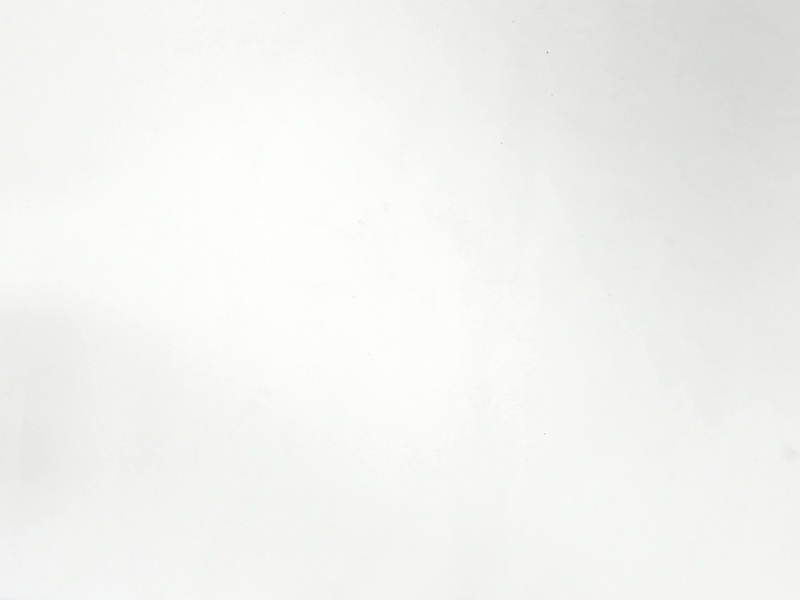
#> input picture dataset_generator/Picture 707.jpg, 800 x 600 px, given in place of the camera
$ python 'saliency test.py'
#> lines starting #> are read from the running program, lines starting #| are printed output that depends on the picture; after the words box and inside, x2 and y2 are one past the last pixel; in counts of white or black regions, pixels touching at a corner belong together
from imutils.video import VideoStream
import imutils
import cv2
import time
import numpy as np

# image = cv2.imread('/home/youngdanon/Документы/cv/test/test.jpg')
cap = cv2.VideoCapture('/dev/video0')
saliency = None


def negative(img):
    imagem = cv2.bitwise_not(img)
    return imagem


while True:
    ok, frame = cap.read()
#> frame is the input picture: shape (600, 800, 3); mean B, G, R 240.1, 242.4, 242.1
    frame = cv2.GaussianBlur(frame, (1, 1), 0)
    if not ok:
        continue
    frame = imutils.resize(frame, width=500)
#> frame: shape (375, 500, 3)
    if saliency is None:
        saliency = cv2.saliency.StaticSaliencyFineGrained_create()

    (success, saliencyMap) = saliency.computeSaliency(frame)
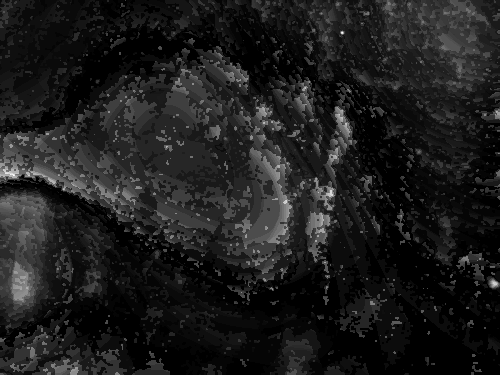
#> saliencyMap: shape (375, 500) float32; min 0, max 1, mean 0.113
#> success = True
    saliencyMap = (saliencyMap * 200).astype('uint8')
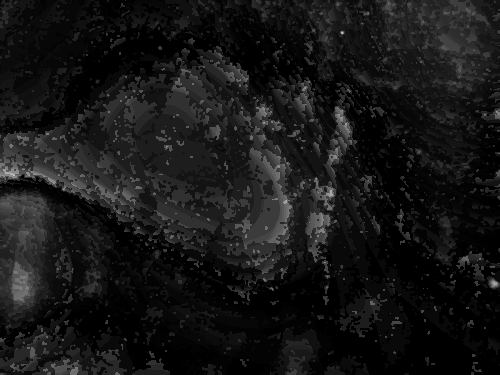
#> saliencyMap: shape (375, 500); min 0, max 200, mean 22.1

    threshMap = cv2.adaptiveThreshold(saliencyMap.astype('uint8'), 255, cv2.ADAPTIVE_THRESH_GAUSSIAN_C,
                                      cv2.THRESH_BINARY,
                                      11, 2)
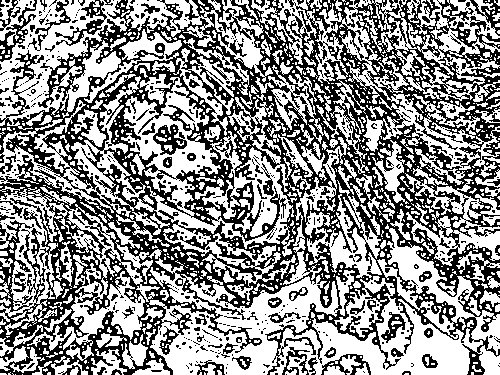
#> threshMap: shape (375, 500); 56% white; 575 black regions (481 under 20 px), largest, box (x1, y1, x2, y2) and area: (0, 0, 500, 375) 71872, (0, 220, 34, 313) 912, (0, 0, 37, 62) 537

    kernel = np.ones((1, 1), 'uint8')
    threshMap = cv2.dilate(threshMap, kernel, iterations=1)
    threshMap = negative(threshMap)

    # _, threshMap = cv2.threshold(saliencyMap, 0, 255, cv2.THRESH_BINARY_INV + cv2.THRESH_OTSU)

    kernel = np.ones((2, 2), 'uint8')
    threshMap = cv2.dilate(threshMap, kernel, iterations=1)
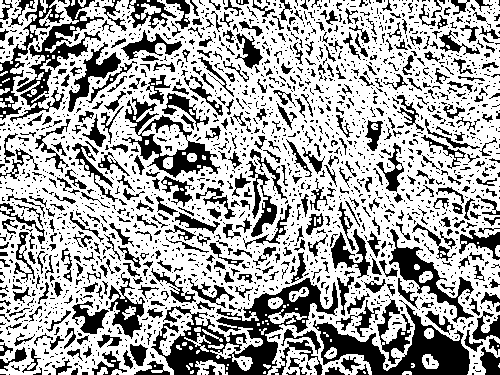
#> threshMap: shape (375, 500); 65.5% white; 2228 black regions (1763 under 20 px)

    contours, _ = cv2.findContours(threshMap, cv2.RETR_EXTERNAL, cv2.CHAIN_APPROX_SIMPLE)
#> contours = 81 contours, 58 with area under 20; largest, box (x1, y1, x2, y2) and area: (0, 0, 500, 375) 161279, (0, 0, 38, 64) 1166, (195, 360, 228, 375) 224, (268, 309, 307, 324) 199, (422, 354, 439, 369) 166

    cont_rects = list(map(cv2.boundingRect, contours))
#> cont_rects = 81 items, first 6: (402, 371, 10, 4), (363, 371, 3, 3), (263, 371, 3, 3), (190, 370, 4, 4), (226, 367, 2, 3), (97, 367, 11, 8)
    for contour_idx in range(len(contours)):
        if cv2.contourArea(contours[contour_idx]) > 1000:
            cv2.drawContours(frame, contours, contour_idx,  (255, 255, 0), 2)
            x, y, w, h = cont_rects[contour_idx]
            cv2.rectangle(frame, (x, y), (x + w, y + h), (255, 0, 0), 3)
#> this loop made 81 passes
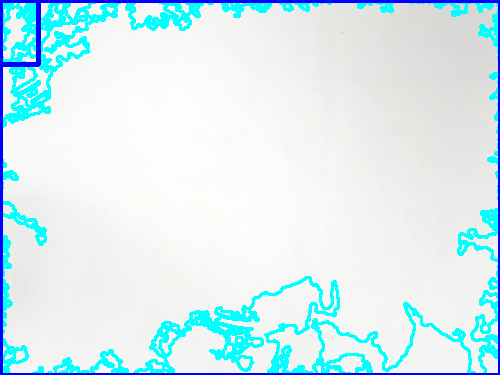
#> frame: shape (375, 500, 3); mean B, G, R 242, 237.5, 212.9
    # cv2.drawContours(frame, contours, -1, (255, 0, 0), 3)

    cv2.imshow("Frame", frame)
    cv2.imshow("Map", saliencyMap)
    cv2.imshow("threshMap", threshMap)
    key = cv2.waitKey(1) & 0xFF
#> (key q is pressed here)

    # if the `q` key was pressed, break from the loop
    if key == ord("q"):
        break
# do a bit of cleanup
cv2.destroyAllWindows()
cap.release()
